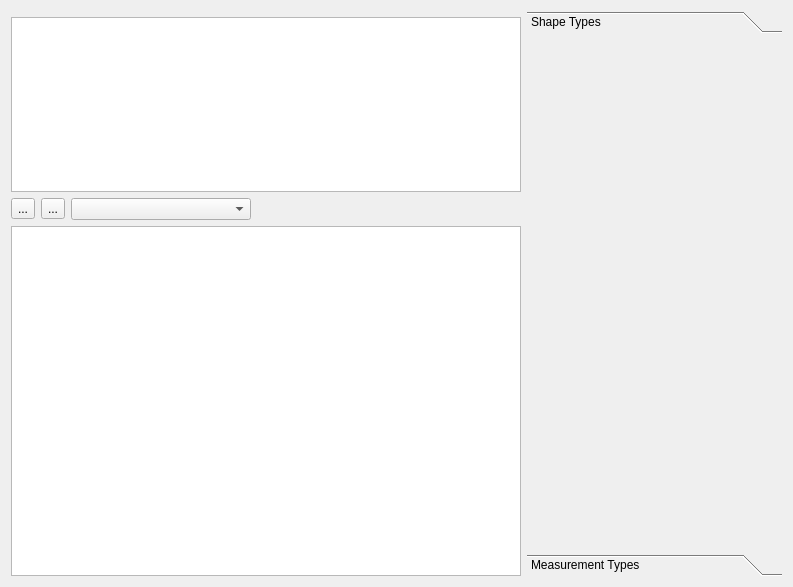
<?xml version="1.0" encoding="UTF-8"?>
<ui version="4.0">
 <class>AntEditorWidget</class>
 <widget class="QWidget" name="AntEditorWidget">
  <property name="geometry">
   <rect>
    <x>0</x>
    <y>0</y>
    <width>793</width>
    <height>587</height>
   </rect>
  </property>
  <property name="windowTitle">
   <string>Form</string>
  </property>
  <layout class="QGridLayout" name="gridLayout">
   <item row="2" column="0">
    <layout class="QHBoxLayout" name="horizontalLayout_2">
     <item>
      <widget class="QToolButton" name="editButton">
       <property name="text">
        <string>...</string>
       </property>
       <property name="icon">
        <iconset theme="edit-select-all">
         <normaloff>.</normaloff>.</iconset>
       </property>
      </widget>
     </item>
     <item>
      <widget class="QToolButton" name="insertButton">
       <property name="text">
        <string>...</string>
       </property>
       <property name="icon">
        <iconset theme="list-add">
         <normaloff>.</normaloff>.</iconset>
       </property>
      </widget>
     </item>
     <item>
      <widget class="QComboBox" name="comboBox">
       <property name="minimumSize">
        <size>
         <width>180</width>
         <height>0</height>
        </size>
       </property>
      </widget>
     </item>
     <item>
      <spacer name="horizontalSpacer_2">
       <property name="orientation">
        <enum>Qt::Horizontal</enum>
       </property>
       <property name="sizeHint" stdset="0">
        <size>
         <width>40</width>
         <height>20</height>
        </size>
       </property>
      </spacer>
     </item>
    </layout>
   </item>
   <item row="3" column="0">
    <widget class="VectorialView" name="vectorialView">
     <property name="sizePolicy">
      <sizepolicy hsizetype="Expanding" vsizetype="Expanding">
       <horstretch>2</horstretch>
       <verstretch>2</verstretch>
      </sizepolicy>
     </property>
    </widget>
   </item>
   <item row="0" column="1" rowspan="4">
    <widget class="QToolBox" name="toolBox">
     <property name="sizePolicy">
      <sizepolicy hsizetype="Preferred" vsizetype="Preferred">
       <horstretch>1</horstretch>
       <verstretch>0</verstretch>
      </sizepolicy>
     </property>
     <property name="currentIndex">
      <number>0</number>
     </property>
     <widget class="AntShapeTypeEditorWidget" name="shapeTypeEditor">
      <property name="geometry">
       <rect>
        <x>0</x>
        <y>0</y>
        <width>256</width>
        <height>509</height>
       </rect>
      </property>
      <attribute name="label">
       <string>Shape Types</string>
      </attribute>
     </widget>
     <widget class="MeasurementTypeWidget" name="measurementTypeEditor">
      <property name="geometry">
       <rect>
        <x>0</x>
        <y>0</y>
        <width>98</width>
        <height>28</height>
       </rect>
      </property>
      <attribute name="label">
       <string>Measurement Types</string>
      </attribute>
     </widget>
    </widget>
   </item>
   <item row="1" column="0">
    <widget class="QTreeView" name="treeView">
     <property name="sizePolicy">
      <sizepolicy hsizetype="Expanding" vsizetype="Expanding">
       <horstretch>0</horstretch>
       <verstretch>1</verstretch>
      </sizepolicy>
     </property>
    </widget>
   </item>
  </layout>
 </widget>
 <customwidgets>
  <customwidget>
   <class>VectorialView</class>
   <extends>QGraphicsView</extends>
   <header location="global">fort/studio/widget/vectorgraphics/VectorialView.hpp</header>
  </customwidget>
  <customwidget>
   <class>AntShapeTypeEditorWidget</class>
   <extends>QWidget</extends>
   <header location="global">fort/studio/widget/AntShapeTypeEditorWidget.hpp</header>
   <container>1</container>
  </customwidget>
  <customwidget>
   <class>MeasurementTypeWidget</class>
   <extends>QWidget</extends>
   <header location="global">fort/studio/widget/MeasurementTypeWidget.hpp</header>
   <container>1</container>
  </customwidget>
 </customwidgets>
 <resources/>
 <connections/>
</ui>
